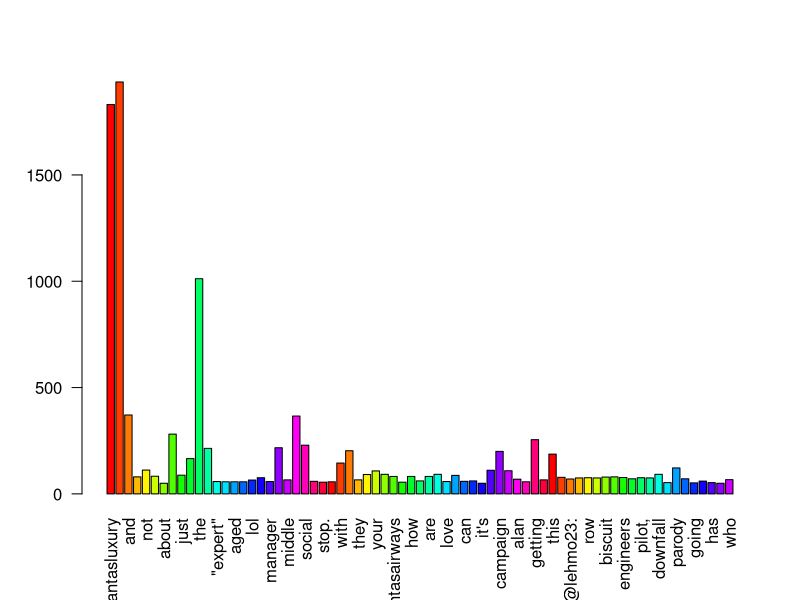
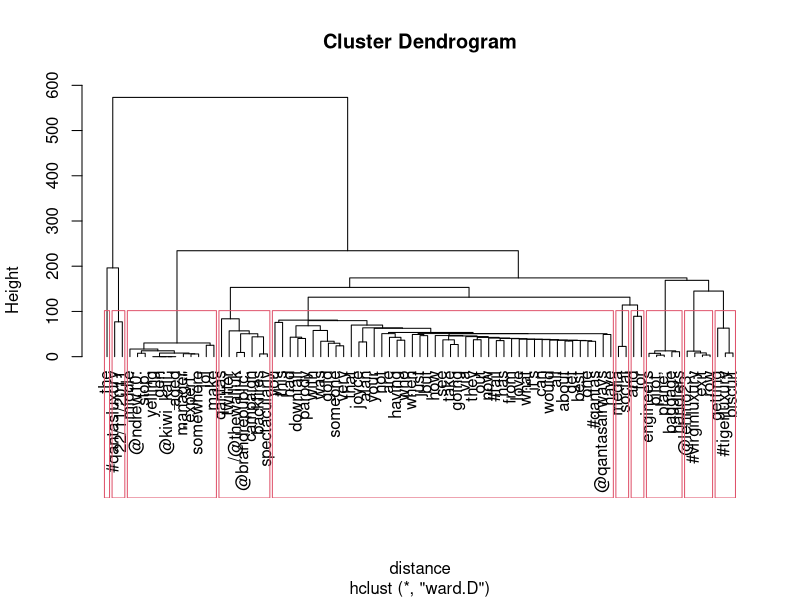

R code for these plots, in order:
#read csv file
library(tm)
tweets<- readLines("Tweets.txt")

#Build corpus
corpus<- Corpus(VectorSource(tweets))

#Create term document matrix
tdm<- TermDocumentMatrix(corpus, control= list(minWordLength=c(1, Inf)))
t <- removeSparseTerms(tdm, sparse=0.98)
m<- as.matrix(t)

#Plot frequent Terms
freq<- rowSums(m)
freq<- subset(freq, freq>=50)
barplot(freq, las=2, col= rainbow(25))


#Hierarchial tweet clustering using Dendogram
distance<- dist(scale(m))
print(distance, digits=2)
hc<- hclust(distance, method = "ward.D")
plot(hc, hang=-1 )
rect.hclust(hc, k=10)


#Nonhierarchical k-means clustering of tweets
m1<- t(m)
set.seed(222)
k<- 18
kc<- kmeans(m1, k)
kc
